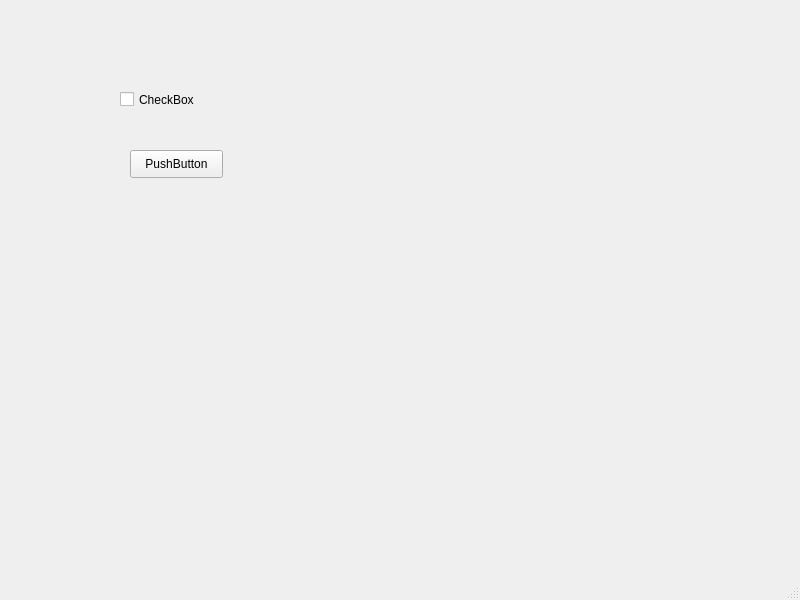
<?xml version="1.0" encoding="UTF-8"?>
<ui version="4.0">
 <class>MainWindow</class>
 <widget class="QMainWindow" name="MainWindow">
  <property name="geometry">
   <rect>
    <x>0</x>
    <y>0</y>
    <width>800</width>
    <height>600</height>
   </rect>
  </property>
  <property name="windowTitle">
   <string>MainWindow</string>
  </property>
  <widget class="QWidget" name="centralwidget">
   <widget class="QPushButton" name="pushButton">
    <property name="geometry">
     <rect>
      <x>130</x>
      <y>150</y>
      <width>93</width>
      <height>28</height>
     </rect>
    </property>
    <property name="text">
     <string>PushButton</string>
    </property>
   </widget>
   <widget class="QCheckBox" name="checkBox">
    <property name="geometry">
     <rect>
      <x>120</x>
      <y>90</y>
      <width>93</width>
      <height>19</height>
     </rect>
    </property>
    <property name="text">
     <string>CheckBox</string>
    </property>
   </widget>
  </widget>
  <widget class="QMenuBar" name="menubar">
   <property name="geometry">
    <rect>
     <x>0</x>
     <y>0</y>
     <width>800</width>
     <height>29</height>
    </rect>
   </property>
  </widget>
  <widget class="QStatusBar" name="statusbar"/>
 </widget>
 <resources/>
 <connections/>
</ui>
